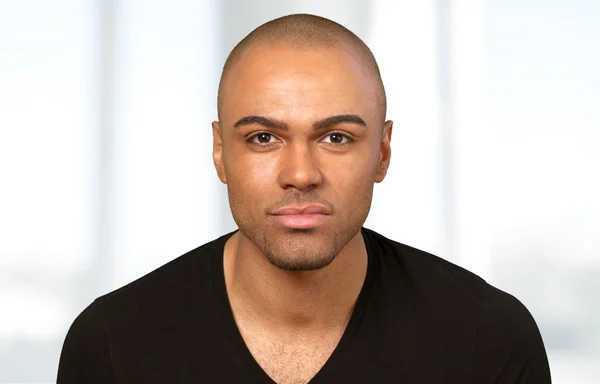
#> input picture Session 5/person.jpg, 600 x 384 px
$ jupyter execute 6.ipynb
#> lines starting #> are read from the running program, lines starting #| are printed output that depends on the picture
[cell 1]
import cv2
from skimage.feature import hog
from matplotlib import pyplot as plt

# قراءة الصورة
img = cv2.imread('person.jpg')
#> img is the input picture: shape (384, 600, 3); mean B, G, R 174, 181.3, 193.5
gray = cv2.cvtColor(img, cv2.COLOR_BGR2GRAY)
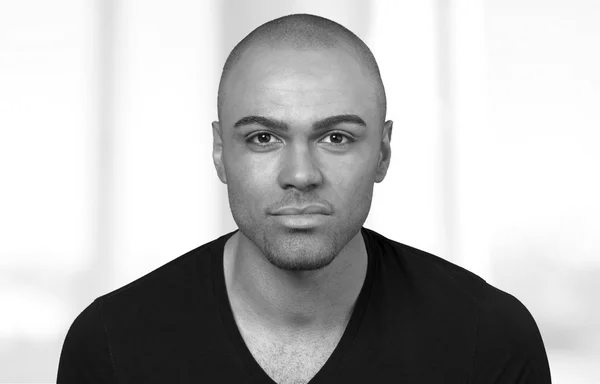
#> gray: shape (384, 600); min 0, max 255, mean 184.2

# حساب HOG
features, hog_image = hog(gray,
                          orientations=9,
                          pixels_per_cell=(8, 8),
                          cells_per_block=(2, 2),
                          visualize=True)
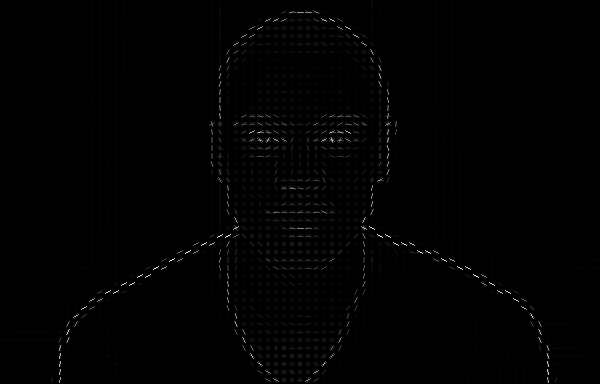
#> hog_image: shape (384, 600) float64; min 0, max 68.82, mean 0.5; drawn with min black and max white

# عرض النتيجة
plt.subplot(1,2,1)
plt.title("Original")
plt.imshow(gray, cmap='gray')

plt.subplot(1,2,2)
plt.title("HOG")
plt.imshow(hog_image, cmap='gray')

plt.show()
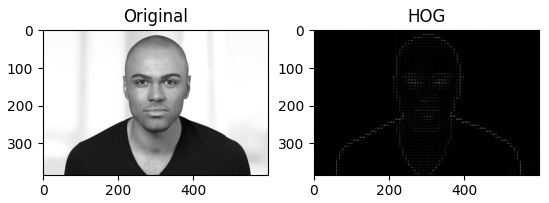
#> figure drawn by matplotlib, 2 panels

$ run again, with Session 5/image.jpg copied over Session 5/person.jpg
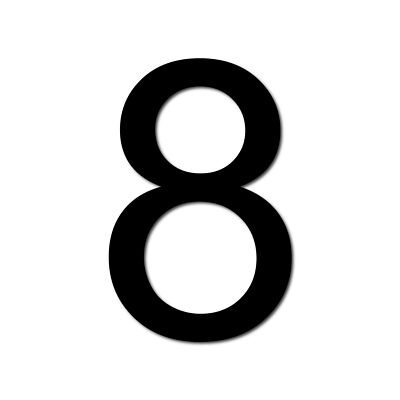
#> input picture Session 5/image.jpg, 400 x 400 px
#> img is the input picture: shape (400, 400, 3); min 0, max 255, mean 214.7
#> `features, hog_image = hog(gray, orientations=9, pixels_per_cell=(8, 8)..`:
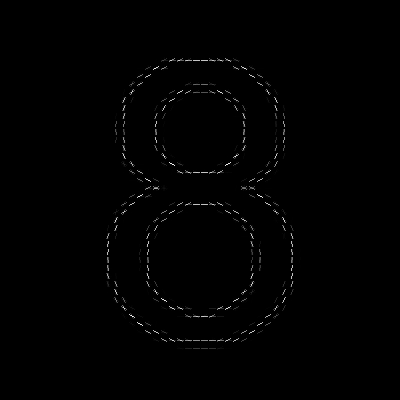
#> hog_image: shape (400, 400) float64; min 0, max 82.4, mean 0.5; drawn with min black and max white
#> `plt.show()`:
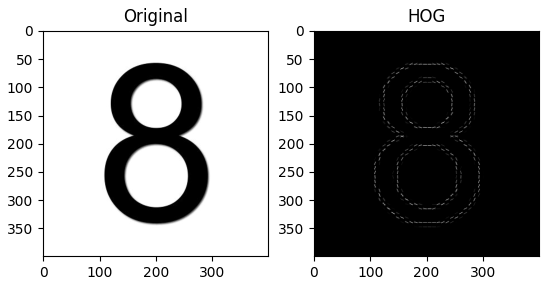
#> figure drawn by matplotlib, 2 panels

$ run again, with Session 5/FeatureExtraction.png saved as Session 5/person.jpg
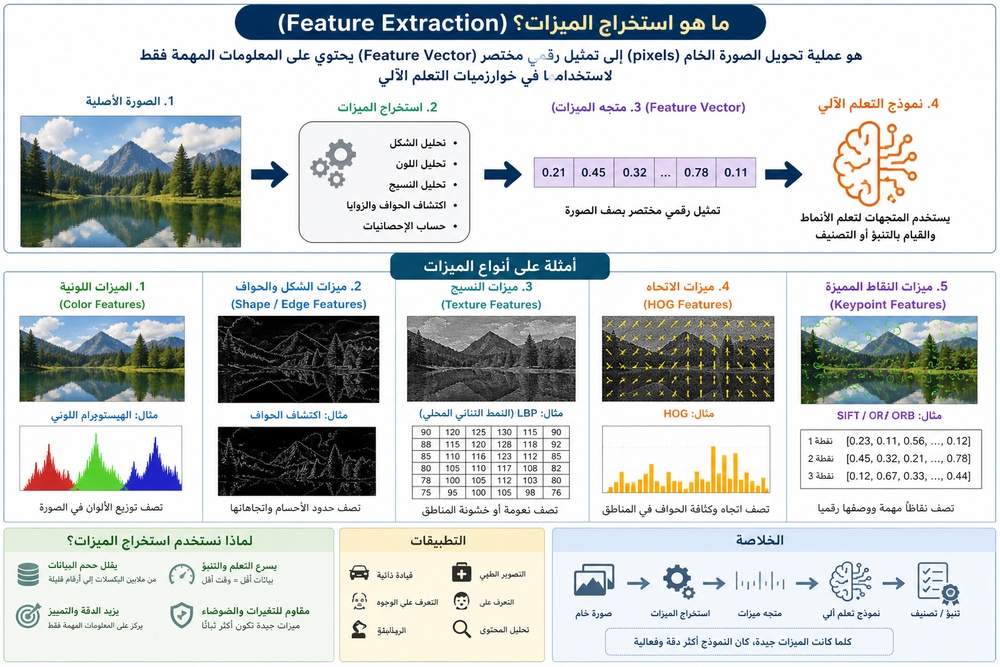
#> input picture Session 5/FeatureExtraction.png, 1000 x 667 px, shrunk from 1536 x 1024 before the run
#> img is the input picture: shape (667, 1000, 3); mean B, G, R 206, 206.3, 201.9
#> `features, hog_image = hog(gray, orientations=9, pixels_per_cell=(8, 8)..`:
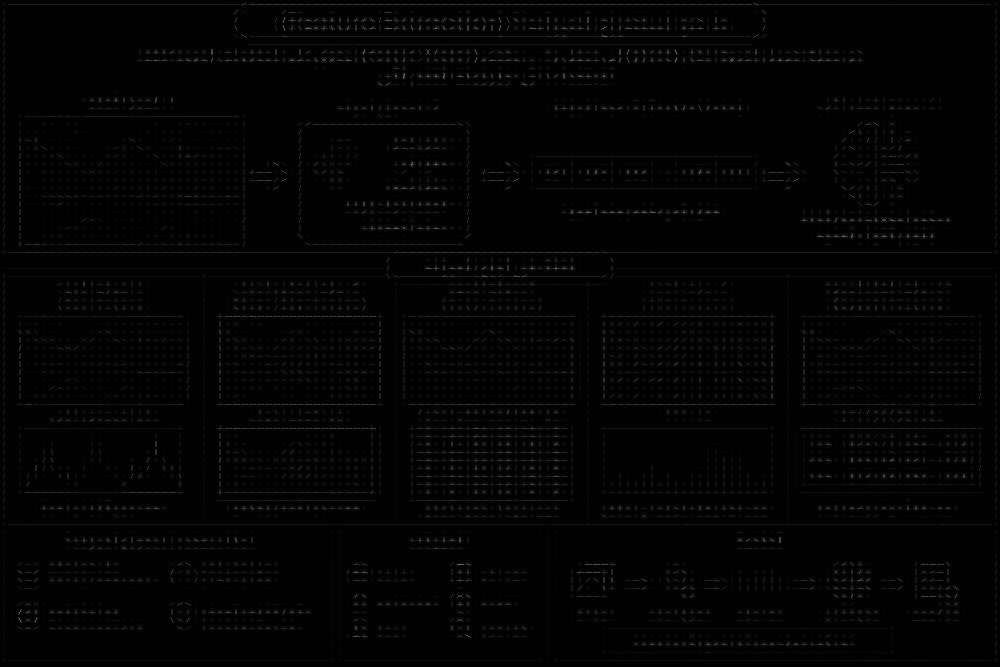
#> hog_image: shape (667, 1000) float64; min 0, max 124.6, mean 2.7
#> `plt.show()`:
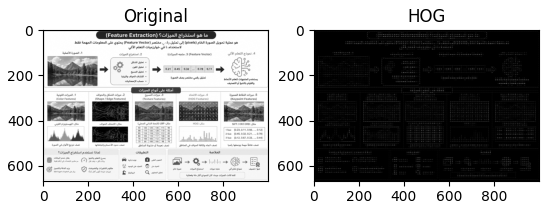
#> figure drawn by matplotlib, 2 panels

$ run again, with Session 5/Harris.png saved as Session 5/person.jpg
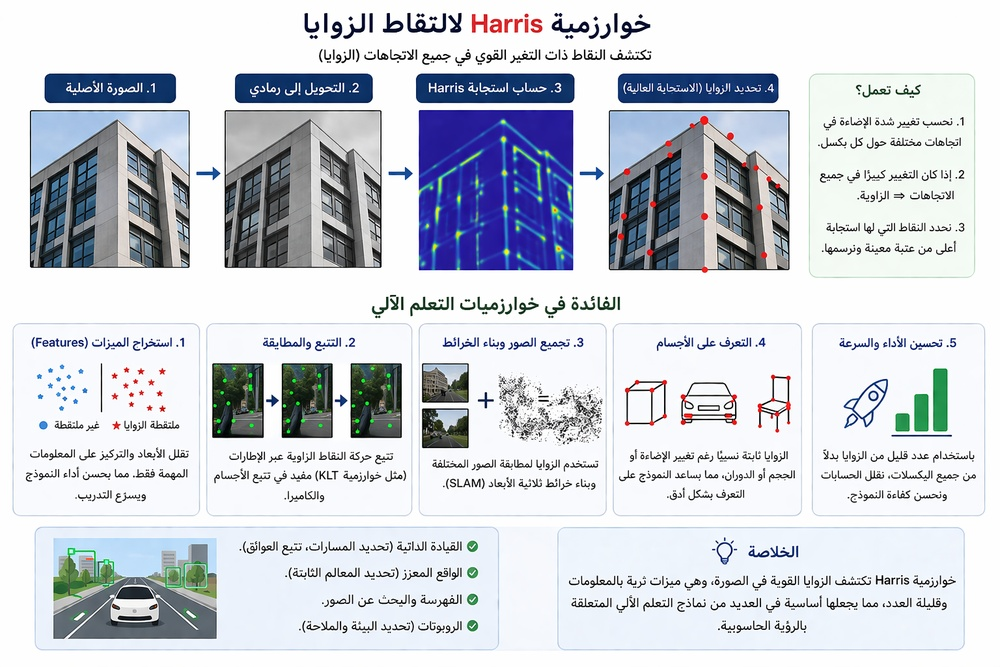
#> input picture Session 5/Harris.png, 1000 x 667 px, shrunk from 1536 x 1024 before the run
#> img is the input picture: shape (667, 1000, 3); mean B, G, R 217.3, 209.8, 205.5
#> `features, hog_image = hog(gray, orientations=9, pixels_per_cell=(8, 8)..`:
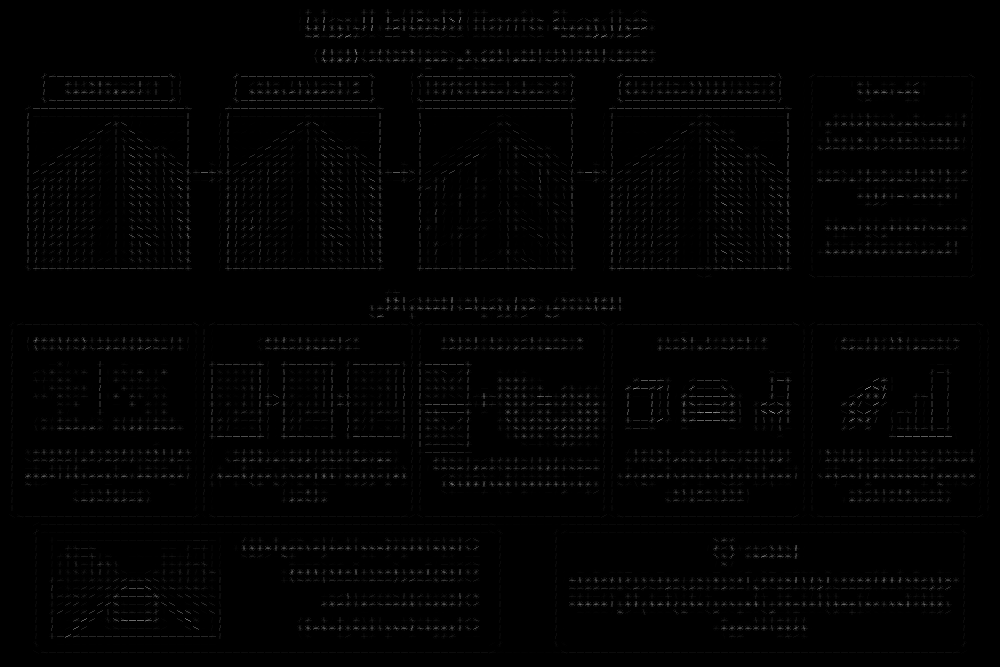
#> hog_image: shape (667, 1000) float64; min 0, max 145.3, mean 2.6
#> `plt.show()`:
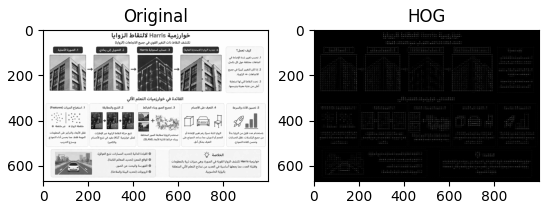
#> figure drawn by matplotlib, 2 panels
